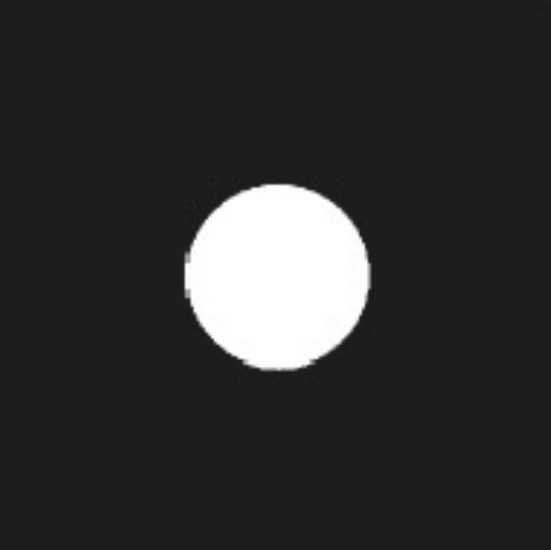
#> input picture Aparna/Gaussian_Image.jpg, 551 x 550 px, found by its file name
$ jupyter execute Exercise_01.ipynb
#> lines starting #> are read from the running program, lines starting #| are printed output that depends on the picture
Gaussian Blur:

[cell 1]
import cv2
import numpy as np
import matplotlib.pyplot as plt

[cell 2]
def gaussian_blur(image, kernel_size, sigma):
    return cv2.GaussianBlur(image, (kernel_size, kernel_size), sigma)

[cell 3]
# Load the original image
image_path = r".\Gaussian_image.jpg"
original_image = cv2.imread(image_path)
#> original_image is the input picture: shape (550, 551, 3); mean B, G, R 46.9, 48.7, 48.7

[cell 4]
# Convert the image from BGR to RGB (for displaying with matplotlib)
image_rgb = cv2.cvtColor(original_image, cv2.COLOR_BGR2RGB)

# (b) Image blurred using a 31x31 Gaussian lowpass filter with s = 5
blurred_image = gaussian_blur(original_image, 31, 5)
#> in gaussian_blur, `return cv2.GaussianBlur(image, (kernel_size, kernel_size), sigma)`:
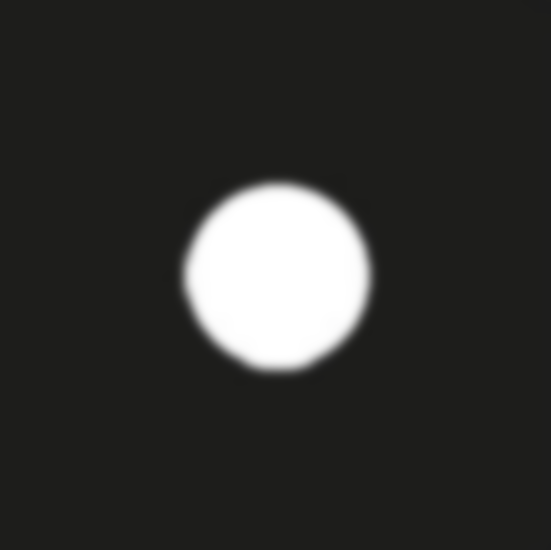
#> returned value: shape (550, 551, 3); mean of channels 0, 1, 2 46.9, 48.7, 48.7; drawn as B, G, R

[cell 5]
plt.subplot(1, 2, 1)
plt.title('Original Image')
plt.imshow(image_rgb)
plt.axis('off')

plt.subplot(1, 2, 2)
plt.title('Blurred Image (s=5, 31x31)')
plt.imshow(gaussian_blur(image_rgb, 31, 5))
plt.axis('off')
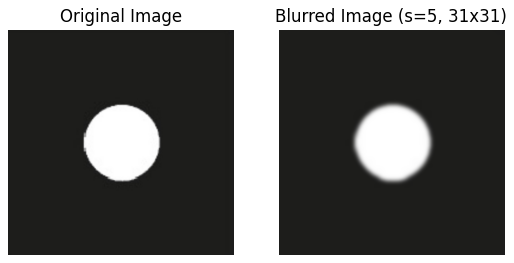
#> figure drawn by matplotlib, 2 panels
